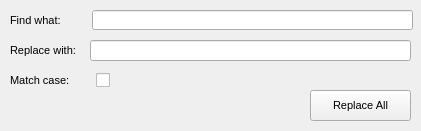
<?xml version="1.0" encoding="UTF-8"?>
<ui version="4.0">
 <class>MainWindow</class>
 <widget class="QMainWindow" name="MainWindow">
  <property name="geometry">
   <rect>
    <x>0</x>
    <y>0</y>
    <width>421</width>
    <height>131</height>
   </rect>
  </property>
  <property name="minimumSize">
   <size>
    <width>421</width>
    <height>131</height>
   </size>
  </property>
  <property name="maximumSize">
   <size>
    <width>421</width>
    <height>131</height>
   </size>
  </property>
  <property name="font">
   <font>
    <family>Arial</family>
    <pointsize>8</pointsize>
   </font>
  </property>
  <property name="windowTitle">
   <string>Find and Replace</string>
  </property>
  <widget class="QWidget" name="centralwidget">
   <widget class="QPushButton" name="replaceAllPushButton">
    <property name="geometry">
     <rect>
      <x>310</x>
      <y>90</y>
      <width>101</width>
      <height>31</height>
     </rect>
    </property>
    <property name="text">
     <string>Replace All</string>
    </property>
   </widget>
   <widget class="QLineEdit" name="findLineEdit">
    <property name="geometry">
     <rect>
      <x>92</x>
      <y>10</y>
      <width>321</width>
      <height>20</height>
     </rect>
    </property>
   </widget>
   <widget class="QLineEdit" name="replaceLineEdit">
    <property name="geometry">
     <rect>
      <x>90</x>
      <y>40</y>
      <width>321</width>
      <height>21</height>
     </rect>
    </property>
   </widget>
   <widget class="QLabel" name="label">
    <property name="geometry">
     <rect>
      <x>10</x>
      <y>10</y>
      <width>61</width>
      <height>20</height>
     </rect>
    </property>
    <property name="text">
     <string>Find what:</string>
    </property>
   </widget>
   <widget class="QLabel" name="label_2">
    <property name="geometry">
     <rect>
      <x>10</x>
      <y>40</y>
      <width>71</width>
      <height>20</height>
     </rect>
    </property>
    <property name="text">
     <string>Replace with:</string>
    </property>
   </widget>
   <widget class="QCheckBox" name="matchCaseCheckBox">
    <property name="geometry">
     <rect>
      <x>96</x>
      <y>70</y>
      <width>16</width>
      <height>21</height>
     </rect>
    </property>
    <property name="layoutDirection">
     <enum>Qt::LeftToRight</enum>
    </property>
    <property name="text">
     <string/>
    </property>
   </widget>
   <widget class="QLabel" name="label_3">
    <property name="geometry">
     <rect>
      <x>10</x>
      <y>70</y>
      <width>61</width>
      <height>20</height>
     </rect>
    </property>
    <property name="text">
     <string>Match case:</string>
    </property>
   </widget>
  </widget>
 </widget>
 <resources/>
 <connections/>
</ui>
